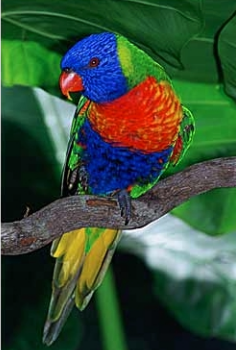
%> input picture projeto/arara.png, 236 x 350 px
$ octave main.m   (GNU Octave 9; MATLAB toolbox functions it lacks are replaced by stand-ins)
%> lines starting %> are read from the running program, lines starting %| are printed output that depends on the picture
### projeto/deuteranopia.m
function [imagemOut infoLost] = deuteranopia(imagemRGB)

[imagemAltura imagemLargura bandas] = size(imagemRGB);
%> imagemAltura = 350; imagemLargura = 236; bandas = 3
imagemLMS = zeros(size(imagemRGB));
imagemOut = zeros(size(imagemRGB));
rgbPixel = zeros(3,1);
lmsPixel = zeros(3,1);

%matriz que leva do RGB para o LMS
rgb2lms = [17.8824 43.5161 4.11935;
           3.45565 27.1554 3.86714;
           0.0299566 0.184309 1.46709];

lms2rgb = inv(rgb2lms);

%Matriz que simula a Deuteranopia
deutMatriz = [1        0 0;
              0.494207 0 1.24827;
              0        0 1] ;

%Remove o gamma  - correção antes da manipulação da imagem
gamma = 2.1;
imagemRGB = imagemRGB.^gamma;
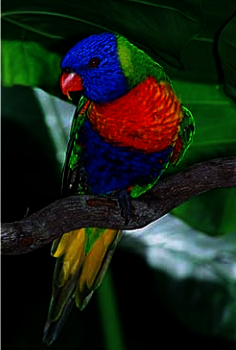
%> imagemRGB: size 350x236x3 double; mean R, G, B 0.1, 0.132, 0.0925

for y = 1:imagemAltura
    for x = 1:imagemLargura
        % Converte a imagem para o espaço de cor LMS e ajusta para Deuteronopia
        rgbPixel(1:3) = imagemRGB(y,x,:); % Valores de dos pixel RGB
        lmsPixel(1:3) = rgb2lms*rgbPixel; % Valores do Pixel LMS
        imagemLMS(y,x,:) = deutMatriz*lmsPixel; % Aplicação da deuteranopia aos valores de LMS dos pixels

        % Converte a imagem para  RGB
        lmsPixel(1:3) = imagemLMS(y,x,:); % Pega os pixel da imagem do LMS
        imagemOut(y,x,:) = lms2rgb*lmsPixel; % Converte para RGB
    endfor
endfor
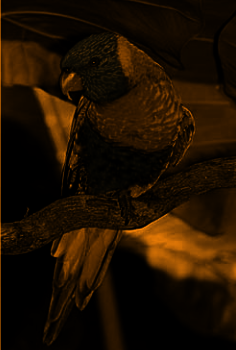
%> imagemLMS: size 350x236x3 double; mean R, G, B 7.9, 4.1, 0.2; drawn with min black and max white
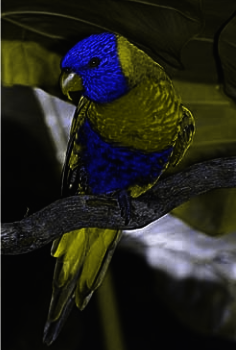
%> imagemOut: size 350x236x3 double; mean R, G, B 0.123, 0.123, 0.0932; drawn with min black and max white
%> after the loop, lmsPixel = [0.277; 0.152; 0.0122]; rgbPixel = [0.000892; 0.00528; 0.00762]

% Correção do gamma da imagem de sáida para a vizualização
imagemRGB = imagemRGB.^(1/gamma);
imagemOut = imagemOut.^(1/gamma);

% Reune as informações perdidas da imagem
infoLost = imagemRGB - imagemOut;

endfunction

### projeto/daltonico.m

function [ imagemSaida ] = daltonico( imagemEntrada, infoLost )

[imagemAltura imagemLargura camadas] = size(imagemEntrada);
%> camadas = 3
pixelPerdidos = zeros(3,1);
mappedLost = zeros(size(imagemEntrada));

% Matriz de mapeamento de erro
errorMap = [0 0 0; .7 1 0; .7 0 1];

% Atribui as informações perdidas do espectro da imagem visível
for y = 1:imagemAltura
    for x = 1:imagemLargura
        pixelPerdidos(1:3) = infoLost(y,x,:);
        mappedLost(y,x,:) = errorMap*pixelPerdidos;
    endfor
endfor
%> after the loop, pixelPerdidos = [-0.0368; 0.0102; -0.000599]

% Adiciona o mapeamento de informações para imagem original
imagemSaida = imagemEntrada + mappedLost;

% Certificar que os pixels da imagem de saída fiquem entre 0 e 1
imagemSaida(imagemSaida > 1) = 1;
imagemSaida(imagemSaida < 0) = 0;

endfunction

### projeto/main.m

clear all

imagemRGB = im2double(imread('arara.png'));

%%%%%%%%%%%%%%%%%%%%%%%%%%%%%%%%%%%%%%%%%%%%%%%%%%%%%
%Deuteronopia

[imagemDeut error] = deuteranopia(imagemRGB);
imagemAjuste = daltonico(imagemRGB, error);
[imagemFim error2] = deuteranopia(imagemAjuste);

figure(1)
imshow(imagemRGB)
title('Imagem Original')

figure(2)
imshow(imagemDeut)
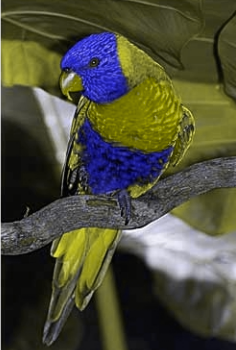
%> displayed picture: size 350x236x3, on the screen's scale of 0 to 255; mean R, G, B 77, 77, 57.9
title('Como a imagem é vista pela pessoa com Deuteranopia')

figure(3)
imshow(imagemAjuste)
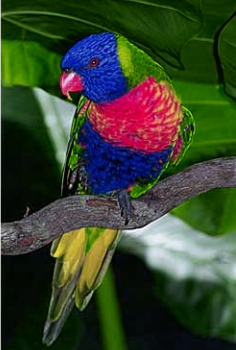
%> displayed picture: size 350x236x3, on the screen's scale of 0 to 255; mean R, G, B 55.7, 66.8, 45.2
title('Imagem "ajustada" para o pessoa com Deuteranopia')

figure(4)
imshow(imagemFim)
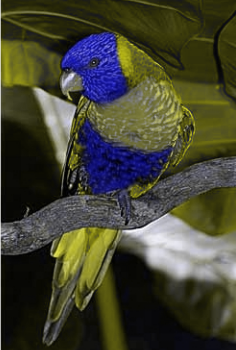
%> displayed picture: size 350x236x3, on the screen's scale of 0 to 255; mean R, G, B 67.2, 67.2, 50
title('Como a imagem "ajustada" é vista pela pessoa com Deuteranopia')

%%%%%%%%%%%%%%%%%%%%%%%%%%%%%%%%%%%%%%%%%%%%%%%%%%%%%%%%%%%
% [24 lines of commented-out code are left out]
